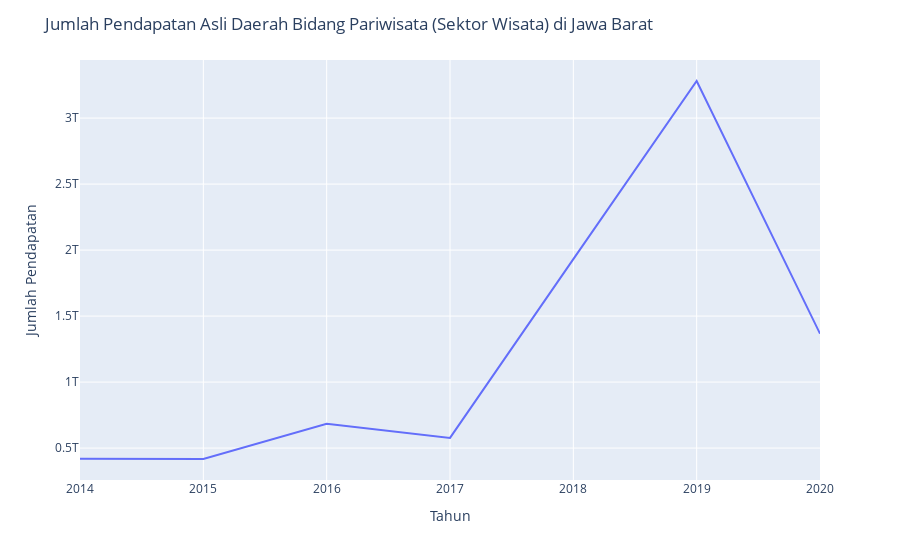

Notebook code for this chart:
### Code cell
fig = px.line(jumlah_pendapatan_asli_sektor_pariwisata_df.groupby(['tahun']).jumlah_pendapatan.sum())
fig.update_layout(title='Jumlah Pendapatan Asli Daerah Bidang Pariwisata (Sektor Wisata) di Jawa Barat',xaxis_title='Tahun', yaxis_title='Jumlah Pendapatan',showlegend=False)

### Figure 1 — Plotly figure (JSON) as saved in the notebook; plotly's stock layout.template omitted (floating-point values rounded to 4 significant figures)
{"data": [{"hovertemplate": "variable=jumlah_pendapatan<br>tahun=%{x}<br>value=%{y}<extra></extra>", "legendgroup": "jumlah_pendapatan", "line": {"color": "#636efa", "dash": "solid"}, "marker": {"symbol": "circle"}, "mode": "lines", "name": "jumlah_pendapatan", "orientation": "v", "showlegend": true, "type": "scatter", "x": [2014, 2015, 2016, 2017, 2018, 2019, 2020], "xaxis": "x", "y": [418335570521, 417325084798, 683836537661, 577090998453, 1931400790520, 3281099470550, 1366764061801], "yaxis": "y"}], "layout": {"legend": {"title": {"text": "variable"}, "tracegroupgap": 0}, "margin": {"t": 60}, "showlegend": false, "title": {"text": "Jumlah Pendapatan Asli Daerah Bidang Pariwisata (Sektor Wisata) di Jawa Barat"}, "xaxis": {"anchor": "y", "domain": [0, 1], "title": {"text": "Tahun"}}, "yaxis": {"anchor": "x", "domain": [0, 1], "title": {"text": "Jumlah Pendapatan"}}}}
